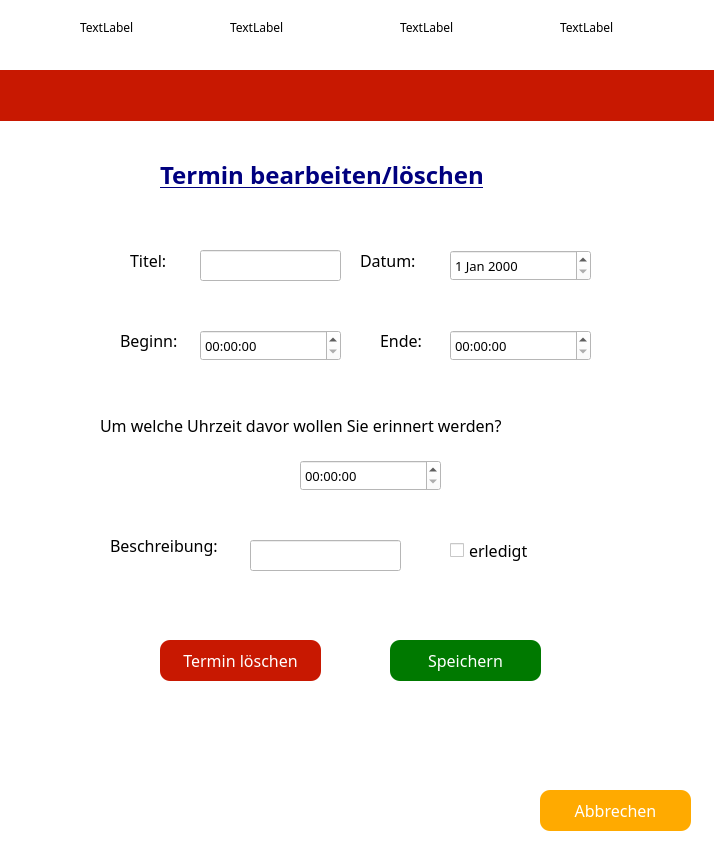
<?xml version="1.0" encoding="UTF-8"?>
<ui version="4.0">
 <class>Termin_bearbeiten</class>
 <widget class="QDialog" name="Termin_bearbeiten">
  <property name="geometry">
   <rect>
    <x>0</x>
    <y>0</y>
    <width>714</width>
    <height>846</height>
   </rect>
  </property>
  <property name="font">
   <font>
    <family>MV Boli</family>
   </font>
  </property>
  <property name="windowTitle">
   <string>Termin bearbeiten/löschen</string>
  </property>
  <property name="styleSheet">
   <string notr="true">background-color: rgb(255, 255, 255);</string>
  </property>
  <widget class="QLabel" name="label">
   <property name="geometry">
    <rect>
     <x>160</x>
     <y>140</y>
     <width>411</width>
     <height>71</height>
    </rect>
   </property>
   <property name="font">
    <font>
     <family>MV Boli</family>
    </font>
   </property>
   <property name="styleSheet">
    <string notr="true">color: rgb(0, 0, 127);</string>
   </property>
   <property name="text">
    <string>&lt;html&gt;&lt;head/&gt;&lt;body&gt;&lt;p&gt;&lt;span style=&quot; font-size:18pt; font-weight:600; text-decoration: underline;&quot;&gt;Termin bearbeiten/löschen&lt;/span&gt;&lt;/p&gt;&lt;/body&gt;&lt;/html&gt;</string>
   </property>
  </widget>
  <widget class="QPushButton" name="Termin_loeschen">
   <property name="geometry">
    <rect>
     <x>160</x>
     <y>640</y>
     <width>161</width>
     <height>41</height>
    </rect>
   </property>
   <property name="font">
    <font>
     <family>MV Boli</family>
     <pointsize>12</pointsize>
    </font>
   </property>
   <property name="styleSheet">
    <string notr="true">
QPushButton
{
  
  border-radius: 10px;
  padding: 0 8px;
background-color: rgb(200, 24, 1);
color: rgb(255, 255, 255);
}</string>
   </property>
   <property name="text">
    <string>Termin löschen</string>
   </property>
  </widget>
  <widget class="QPushButton" name="speichern">
   <property name="geometry">
    <rect>
     <x>390</x>
     <y>640</y>
     <width>151</width>
     <height>41</height>
    </rect>
   </property>
   <property name="font">
    <font>
     <family>MV Boli</family>
     <pointsize>12</pointsize>
    </font>
   </property>
   <property name="styleSheet">
    <string notr="true">QPushButton
{
 
  border-radius: 10px;
  padding: 0 8px;
background-color: rgb(0, 121, 0);
color: rgb(255, 255, 255);
}</string>
   </property>
   <property name="text">
    <string>Speichern</string>
   </property>
  </widget>
  <widget class="QPushButton" name="abbrechen">
   <property name="geometry">
    <rect>
     <x>540</x>
     <y>790</y>
     <width>151</width>
     <height>41</height>
    </rect>
   </property>
   <property name="font">
    <font>
     <family>MV Boli</family>
     <pointsize>12</pointsize>
    </font>
   </property>
   <property name="styleSheet">
    <string notr="true">
QPushButton
{
  
  border-radius: 10px;
  padding: 0 8px;
background-color: rgb(255, 170, 0);
color: rgb(255, 255, 255);
}</string>
   </property>
   <property name="text">
    <string>Abbrechen</string>
   </property>
  </widget>
  <widget class="QDateEdit" name="Datum">
   <property name="geometry">
    <rect>
     <x>450</x>
     <y>250</y>
     <width>141</width>
     <height>31</height>
    </rect>
   </property>
   <property name="font">
    <font>
     <family>MV Boli</family>
     <pointsize>10</pointsize>
    </font>
   </property>
   <property name="styleSheet">
    <string notr="true">background-color: rgb(255, 255, 255);</string>
   </property>
  </widget>
  <widget class="QTimeEdit" name="beginn">
   <property name="geometry">
    <rect>
     <x>200</x>
     <y>330</y>
     <width>141</width>
     <height>31</height>
    </rect>
   </property>
   <property name="font">
    <font>
     <family>MV Boli</family>
     <pointsize>10</pointsize>
    </font>
   </property>
   <property name="styleSheet">
    <string notr="true">background-color: rgb(255, 255, 255);</string>
   </property>
  </widget>
  <widget class="QLabel" name="label_2">
   <property name="geometry">
    <rect>
     <x>110</x>
     <y>530</y>
     <width>131</width>
     <height>31</height>
    </rect>
   </property>
   <property name="font">
    <font>
     <family>MV Boli</family>
     <pointsize>12</pointsize>
    </font>
   </property>
   <property name="text">
    <string>Beschreibung:</string>
   </property>
  </widget>
  <widget class="QLabel" name="label_3">
   <property name="geometry">
    <rect>
     <x>100</x>
     <y>410</y>
     <width>541</width>
     <height>31</height>
    </rect>
   </property>
   <property name="font">
    <font>
     <family>MV Boli</family>
     <pointsize>12</pointsize>
    </font>
   </property>
   <property name="text">
    <string>Um welche Uhrzeit davor wollen Sie erinnert werden?</string>
   </property>
  </widget>
  <widget class="QTimeEdit" name="Erinnerung">
   <property name="geometry">
    <rect>
     <x>300</x>
     <y>460</y>
     <width>141</width>
     <height>31</height>
    </rect>
   </property>
   <property name="font">
    <font>
     <family>MV Boli</family>
     <pointsize>10</pointsize>
    </font>
   </property>
   <property name="styleSheet">
    <string notr="true">background-color: rgb(255, 255, 255);</string>
   </property>
  </widget>
  <widget class="QLineEdit" name="Titel">
   <property name="geometry">
    <rect>
     <x>200</x>
     <y>250</y>
     <width>141</width>
     <height>31</height>
    </rect>
   </property>
   <property name="font">
    <font>
     <family>MV Boli</family>
     <pointsize>11</pointsize>
    </font>
   </property>
   <property name="styleSheet">
    <string notr="true">background-color: rgb(255, 255, 255);
</string>
   </property>
  </widget>
  <widget class="QLabel" name="label_6">
   <property name="geometry">
    <rect>
     <x>130</x>
     <y>250</y>
     <width>61</width>
     <height>21</height>
    </rect>
   </property>
   <property name="font">
    <font>
     <family>MV Boli</family>
     <pointsize>12</pointsize>
    </font>
   </property>
   <property name="text">
    <string>Titel:</string>
   </property>
  </widget>
  <widget class="QLabel" name="label_7">
   <property name="geometry">
    <rect>
     <x>360</x>
     <y>250</y>
     <width>81</width>
     <height>21</height>
    </rect>
   </property>
   <property name="font">
    <font>
     <family>MV Boli</family>
     <pointsize>12</pointsize>
    </font>
   </property>
   <property name="text">
    <string>Datum:</string>
   </property>
  </widget>
  <widget class="QLabel" name="label_8">
   <property name="geometry">
    <rect>
     <x>120</x>
     <y>330</y>
     <width>71</width>
     <height>21</height>
    </rect>
   </property>
   <property name="font">
    <font>
     <family>MV Boli</family>
     <pointsize>12</pointsize>
    </font>
   </property>
   <property name="text">
    <string>Beginn:</string>
   </property>
  </widget>
  <widget class="QTimeEdit" name="ende">
   <property name="geometry">
    <rect>
     <x>450</x>
     <y>330</y>
     <width>141</width>
     <height>31</height>
    </rect>
   </property>
   <property name="font">
    <font>
     <family>MV Boli</family>
     <pointsize>10</pointsize>
    </font>
   </property>
   <property name="styleSheet">
    <string notr="true">background-color: rgb(255, 255, 255);</string>
   </property>
  </widget>
  <widget class="QLabel" name="label_9">
   <property name="geometry">
    <rect>
     <x>380</x>
     <y>330</y>
     <width>61</width>
     <height>21</height>
    </rect>
   </property>
   <property name="font">
    <font>
     <family>MV Boli</family>
     <pointsize>12</pointsize>
    </font>
   </property>
   <property name="text">
    <string>Ende:</string>
   </property>
  </widget>
  <widget class="QLineEdit" name="beschreibung">
   <property name="geometry">
    <rect>
     <x>250</x>
     <y>540</y>
     <width>151</width>
     <height>31</height>
    </rect>
   </property>
   <property name="font">
    <font>
     <family>MV Boli</family>
     <pointsize>11</pointsize>
    </font>
   </property>
   <property name="styleSheet">
    <string notr="true">background-color: rgb(255, 255, 255);</string>
   </property>
  </widget>
  <widget class="QCheckBox" name="erledigt">
   <property name="geometry">
    <rect>
     <x>450</x>
     <y>530</y>
     <width>101</width>
     <height>41</height>
    </rect>
   </property>
   <property name="font">
    <font>
     <family>MV Boli</family>
     <pointsize>12</pointsize>
    </font>
   </property>
   <property name="text">
    <string>erledigt</string>
   </property>
  </widget>
  <widget class="QLineEdit" name="Id">
   <property name="geometry">
    <rect>
     <x>240</x>
     <y>250</y>
     <width>81</width>
     <height>20</height>
    </rect>
   </property>
  </widget>
  <widget class="QLabel" name="l1">
   <property name="geometry">
    <rect>
     <x>80</x>
     <y>-10</y>
     <width>74</width>
     <height>74</height>
    </rect>
   </property>
   <property name="text">
    <string>TextLabel</string>
   </property>
  </widget>
  <widget class="QLabel" name="l3">
   <property name="geometry">
    <rect>
     <x>400</x>
     <y>-10</y>
     <width>74</width>
     <height>74</height>
    </rect>
   </property>
   <property name="text">
    <string>TextLabel</string>
   </property>
  </widget>
  <widget class="QLabel" name="l2">
   <property name="geometry">
    <rect>
     <x>230</x>
     <y>-10</y>
     <width>74</width>
     <height>74</height>
    </rect>
   </property>
   <property name="text">
    <string>TextLabel</string>
   </property>
  </widget>
  <widget class="QLabel" name="l4">
   <property name="geometry">
    <rect>
     <x>560</x>
     <y>-10</y>
     <width>74</width>
     <height>74</height>
    </rect>
   </property>
   <property name="text">
    <string>TextLabel</string>
   </property>
  </widget>
  <widget class="QLabel" name="label_12">
   <property name="geometry">
    <rect>
     <x>0</x>
     <y>70</y>
     <width>721</width>
     <height>51</height>
    </rect>
   </property>
   <property name="styleSheet">
    <string notr="true">background-color: rgb(200, 24, 1);</string>
   </property>
   <property name="text">
    <string/>
   </property>
  </widget>
  <zorder>Id</zorder>
  <zorder>label</zorder>
  <zorder>Termin_loeschen</zorder>
  <zorder>speichern</zorder>
  <zorder>abbrechen</zorder>
  <zorder>Datum</zorder>
  <zorder>beginn</zorder>
  <zorder>label_2</zorder>
  <zorder>label_3</zorder>
  <zorder>Erinnerung</zorder>
  <zorder>Titel</zorder>
  <zorder>label_6</zorder>
  <zorder>label_7</zorder>
  <zorder>label_8</zorder>
  <zorder>ende</zorder>
  <zorder>label_9</zorder>
  <zorder>beschreibung</zorder>
  <zorder>erledigt</zorder>
  <zorder>l1</zorder>
  <zorder>l3</zorder>
  <zorder>l2</zorder>
  <zorder>l4</zorder>
  <zorder>label_12</zorder>
 </widget>
 <resources/>
 <connections/>
</ui>
